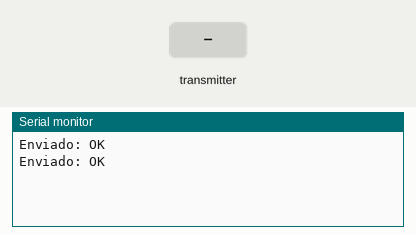
The sketch below on a simulated ESP32. Shown: the last lines printed to the serial monitor. The inputs (shaded band) are chosen by the test bench.

Above: at 1.2 s.
1.3 s: the transmitter starts sending lat = 0
At 1.66 s:
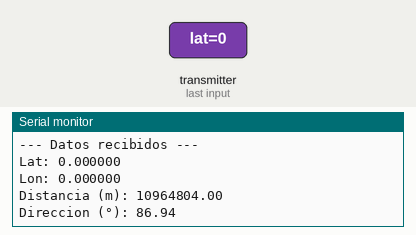
2.8 s: the transmitter starts sending lon = 25
At 3.66 s:
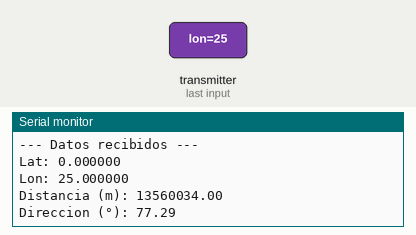
4.3 s: the transmitter starts sending lat = 25
At 4.66 s:
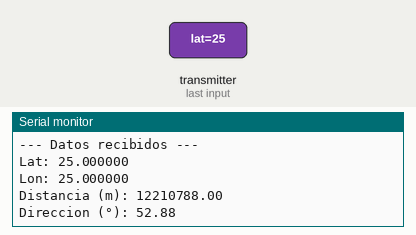
5.8 s: the transmitter starts sending lon = 0
At 6.66 s:
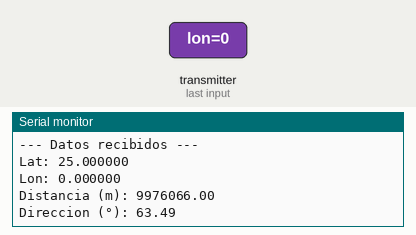
Timing chart, 0 to 8.3 s (numbered marks = the images above; inputs shaded):
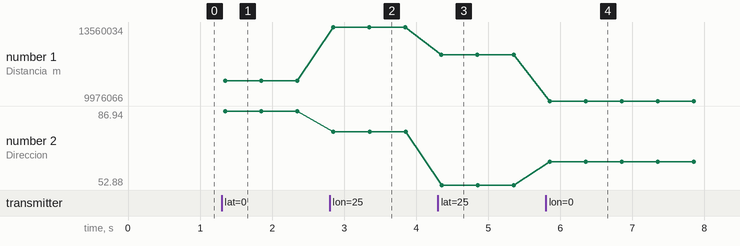

The sketch:

IoT.ino
```cpp
#include <WiFi.h>
#include <esp_now.h>

// ---------------------------------------------------
// 1. Estructura que enviamos/recibimos
// ---------------------------------------------------
typedef struct {
  float lat;
  float lon;
  float heading;  // usaremos después
} DatosGPS;

DatosGPS mis_datos;
DatosGPS datos_remoto;

// ---------------------------------------------------
// 2. MAC del otro ESP32  (CAMBIA ESTA)
// ---------------------------------------------------
uint8_t mac_remota[] = {0x24, 0x6F, 0x28, 0x12, 0x34, 0x56};

// ---------------------------------------------------
// CALLBACK: Cuando SE ENVÍAN datos
// ---------------------------------------------------
void OnDataSent(const uint8_t *mac_addr, esp_now_send_status_t status) {
  Serial.print("Enviado: ");
  Serial.println(status == ESP_NOW_SEND_SUCCESS ? "OK" : "ERROR");
}

// ---------------------------------------------------
// CALLBACK: Cuando se RECIBEN datos
// ---------------------------------------------------
void OnDataRecv(const uint8_t * mac, const uint8_t *incomingData, int len) {
  memcpy(&datos_remoto, incomingData, sizeof(datos_remoto));

  Serial.println("\n--- Datos recibidos ---");
  Serial.print("Lat: "); Serial.println(datos_remoto.lat, 6);
  Serial.print("Lon: "); Serial.println(datos_remoto.lon, 6);

  // Calcular distancia y dirección
  float distancia = haversine(mis_datos.lat, mis_datos.lon,
                              datos_remoto.lat, datos_remoto.lon);

  float bearing = calcularBearing(mis_datos.lat, mis_datos.lon,
                                  datos_remoto.lat, datos_remoto.lon);

  Serial.print("Distancia (m): "); Serial.println(distancia);
  Serial.print("Direccion (°): "); Serial.println(bearing);
}

// ---------------------------------------------------
// 3. Fórmula de Haversine (distancia)
// ---------------------------------------------------
float haversine(float lat1, float lon1, float lat2, float lon2) {
  float R = 6371000; // metros
  float dLat = radians(lat2 - lat1);
  float dLon = radians(lon2 - lon1);

  float a = sin(dLat/2) * sin(dLat/2) +
            cos(radians(lat1)) * cos(radians(lat2)) *
            sin(dLon/2) * sin(dLon/2);

  float c = 2 * atan2(sqrt(a), sqrt(1-a));
  return R * c;
}

// ---------------------------------------------------
// 4. Bearing (dirección hacia el otro punto)
// ---------------------------------------------------
float calcularBearing(float lat1, float lon1, float lat2, float lon2) {
  lat1 = radians(lat1);
  lat2 = radians(lat2);
  float dLon = radians(lon2 - lon1);

  float x = sin(dLon) * cos(lat2);
  float y = cos(lat1)*sin(lat2) -
            sin(lat1)*cos(lat2)*cos(dLon);

  float brng = atan2(x, y);
  brng = degrees(brng);
  if (brng < 0) brng += 360;
  return brng;
}

// ---------------------------------------------------
// SETUP
// ---------------------------------------------------
void setup() {
  Serial.begin(115200);

  // 1. Poner WiFi en modo STA
  WiFi.mode(WIFI_STA);
  WiFi.disconnect();

  // 2. Inicializar ESP-NOW
  if (esp_now_init() != ESP_OK) {
    Serial.println("Error inicializando ESP-NOW");
    return;
  }

  // Registrar callbacks
  esp_now_register_send_cb(OnDataSent);
  esp_now_register_recv_cb(OnDataRecv);

  // Registrar peer (el otro ESP32)
  esp_now_peer_info_t peerInfo;
  memcpy(peerInfo.peer_addr, mac_remota, 6);
  peerInfo.channel = 0;
  peerInfo.encrypt = false;

  if (esp_now_add_peer(&peerInfo) != ESP_OK) {
    Serial.println("Error agregando peer");
    return;
  }

  // Simulación de coordenadas (CAMBIA ESTO luego con GPS)
  mis_datos.lat = 19.432608;  // CDMX
  mis_datos.lon = -99.133209;
  mis_datos.heading = 0; // luego vendrá del MPU
}

// ---------------------------------------------------
// LOOP
// ---------------------------------------------------
void loop() {
  // Enviar nuestros datos cada 1 segundo
  esp_now_send(mac_remota, (uint8_t*)&mis_datos, sizeof(mis_datos));
  delay(1000);
}
```

Measured:
- after the input at 1.3 s, the serial monitor: prints a new line after 0.05 s (image 1)
- after the input at 2.8 s, the serial monitor: prints a new line after 0.05 s (image 2)
- after the input at 4.3 s, the serial monitor: prints a new line after 0.05 s (image 3)
- after the input at 5.8 s, the serial monitor: prints a new line after 0.05 s (image 4)
- plotted number 1: 10964804 → 13560034 after the input at 2.8 s, 13560034 → 12210788 after the input at 4.3 s, 12210788 → 9976066 after the input at 5.8 s
- plotted number 2: 86.94 → 77.29 after the input at 2.8 s, 77.29 → 52.88 after the input at 4.3 s, 52.88 → 63.49 after the input at 5.8 s
